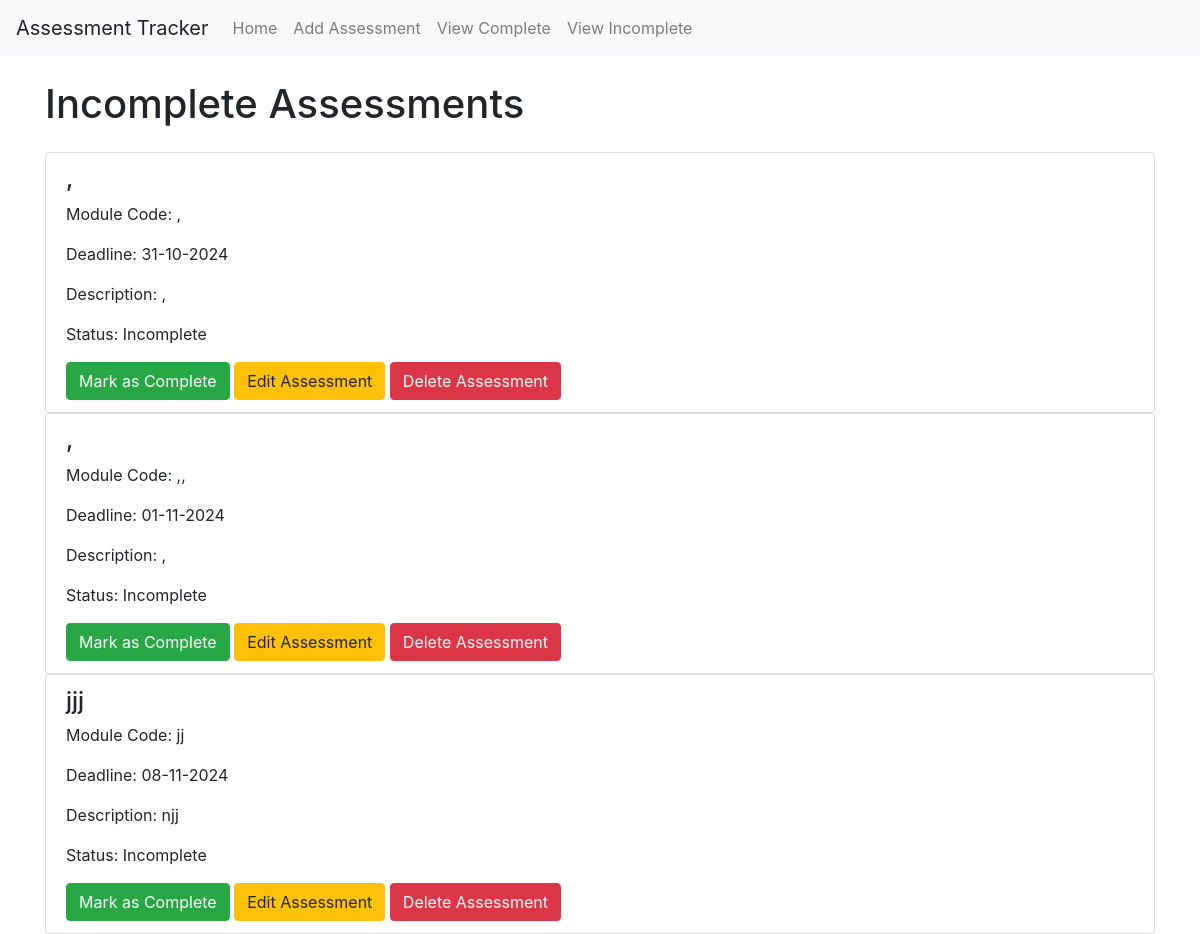
The app's page /view_incomplete, older data.
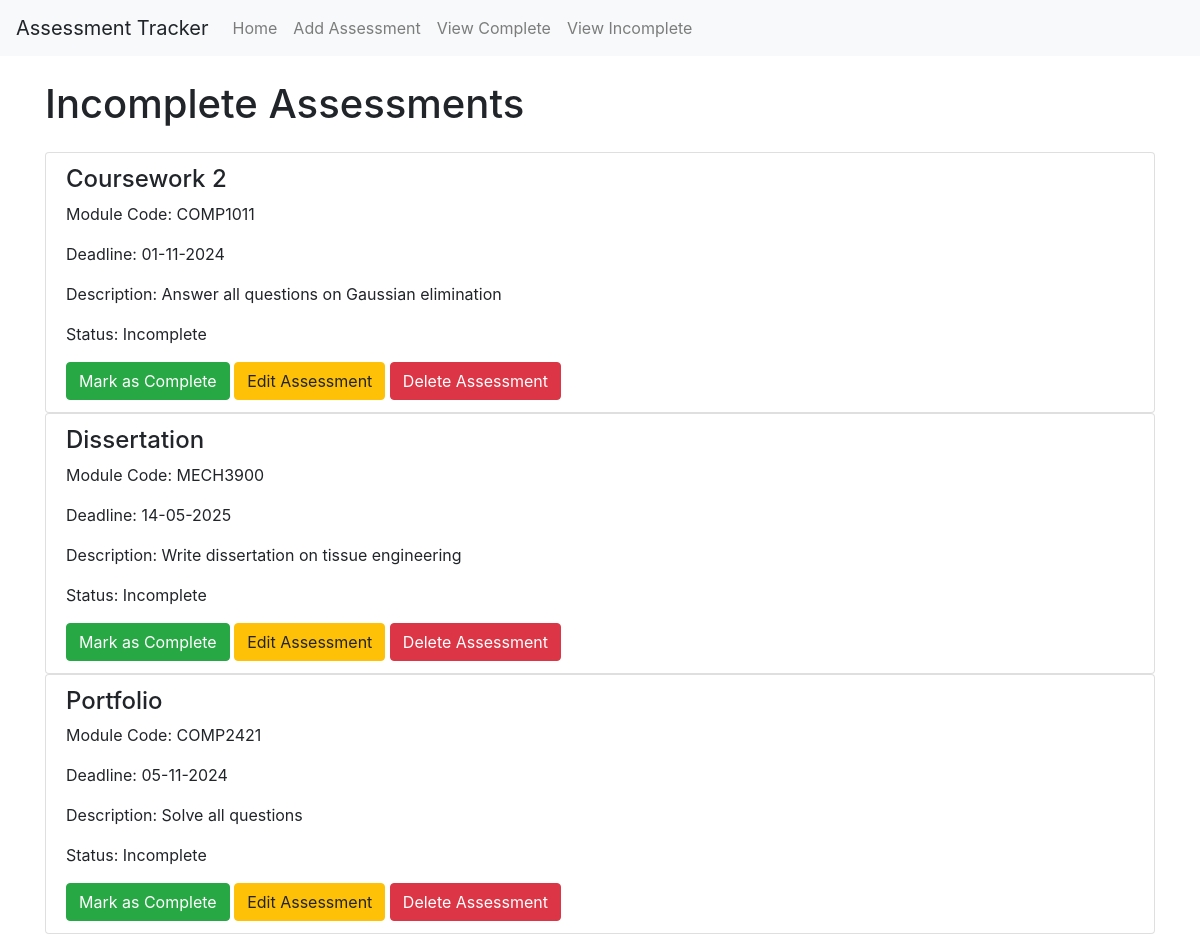
The same page, newer data.
### app/models.py (models this page shows)
class Assessment(db.Model):
    id = db.Column(db.Integer, primary_key=True)
    title = db.Column(db.String(100), nullable=False)
    module_code = db.Column(db.String(100), nullable=False)
    deadline = db.Column(db.DateTime, nullable=False)
    description = db.Column(db.Text, nullable=False)
    completed = db.Column(db.Boolean, default=False)

### app/views.py (the view)
@app.route('/view_incomplete')
def view_incomplete():
    incomplete_assessments = Assessment.query.filter_by(completed=False).all()
    return render_template('incomplete.html',
                           assessments=incomplete_assessments)

### app/templates/incomplete.html (shortened to what this page needs)
{% extends "base.html" %}
{% block content %}
<h1 class="my-4">Incomplete Assessments</h1>
{% if assessments %}
    {% for assessment in assessments %}
        <ul class="list-group">
            <li class="list-group-item">
                <h4>{{ assessment.title }}</h4>
                <p>Module Code: {{ assessment.module_code }}</p>
                <p>Deadline: {{ assessment.deadline.strftime('%d-%m-%Y') }}</p>
                <p>Description: {{ assessment.description }}</p>
                <p>Status: Incomplete</p>
                <a href="{{ url_for('complete_button', id=assessment.id) }}" class="btn btn-success">Mark as Complete</a>
                <a href="{{ url_for('edit_assessment', id=assessment.id) }}" class="btn btn-warning">Edit Assessment</a>
                <a href="{{ url_for('delete_assessment', id=assessment.id) }}" class="btn btn-danger">Delete Assessment</a>
            </li>
        </ul>
    {% endfor %}
{% else %}
    <p>No incomplete assessments found!</p>
{% endif %}
{% endblock %}

Row changes from the older to the newer data that the page shows:
removed Assessment: title ",", module_code ",", deadline "31-10-2024", description ","
removed Assessment: title ",", module_code ",,", deadline "01-11-2024", description ","
removed Assessment: title "jjj", module_code "jj", deadline "08-11-2024", description "njj"
added Assessment: title "Coursework 2", module_code "COMP1011", deadline "01-11-2024", description "Answer all questions on Gaussian elimination"
added Assessment: title "Dissertation", module_code "MECH3900", deadline "14-05-2025", description "Write dissertation on tissue engineering"
added Assessment: title "Portfolio", module_code "COMP2421", deadline "05-11-2024", description "Solve all questions"
